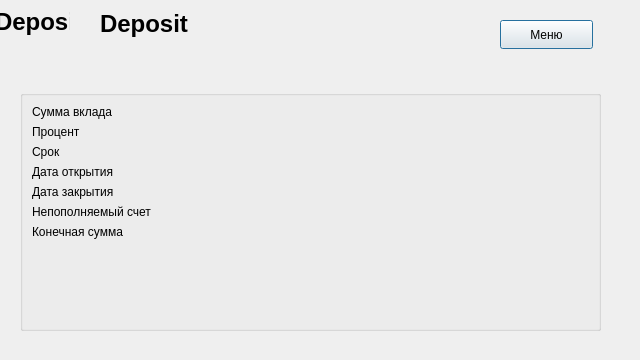
<?xml version="1.0" encoding="UTF-8"?>
<ui version="4.0">
 <class>Deposit</class>
 <widget class="QDialog" name="Deposit">
  <property name="geometry">
   <rect>
    <x>0</x>
    <y>0</y>
    <width>640</width>
    <height>360</height>
   </rect>
  </property>
  <property name="windowTitle">
   <string>Dialog</string>
  </property>
  <widget class="QPushButton" name="backButton">
   <property name="geometry">
    <rect>
     <x>500</x>
     <y>20</y>
     <width>93</width>
     <height>29</height>
    </rect>
   </property>
   <property name="text">
    <string>Меню</string>
   </property>
  </widget>
  <widget class="QLabel" name="logo">
   <property name="geometry">
    <rect>
     <x>-5</x>
     <y>5</y>
     <width>75</width>
     <height>75</height>
    </rect>
   </property>
   <property name="text">
    <string>&lt;html&gt;&lt;head/&gt;&lt;body&gt;&lt;p&gt;&lt;span style=&quot; font-size:xx-large; font-weight:700;&quot;&gt;Deposit&lt;/span&gt;&lt;/p&gt;&lt;p&gt;&lt;br/&gt;&lt;/p&gt;&lt;/body&gt;&lt;/html&gt;</string>
   </property>
  </widget>
  <widget class="QLabel" name="label_5">
   <property name="geometry">
    <rect>
     <x>100</x>
     <y>10</y>
     <width>190</width>
     <height>60</height>
    </rect>
   </property>
   <property name="text">
    <string>&lt;html&gt;&lt;head/&gt;&lt;body&gt;&lt;p&gt;&lt;span style=&quot; font-size:xx-large; font-weight:700;&quot;&gt;Deposit&lt;/span&gt;&lt;/p&gt;&lt;p&gt;&lt;br/&gt;&lt;/p&gt;&lt;/body&gt;&lt;/html&gt;</string>
   </property>
  </widget>
  <widget class="QGroupBox" name="groupBox_2">
   <property name="geometry">
    <rect>
     <x>20</x>
     <y>90</y>
     <width>581</width>
     <height>241</height>
    </rect>
   </property>
   <property name="title">
    <string/>
   </property>
   <layout class="QFormLayout" name="formLayout_3">
    <item row="0" column="0">
     <widget class="QLabel" name="label_4">
      <property name="text">
       <string>Сумма вклада</string>
      </property>
     </widget>
    </item>
    <item row="0" column="1">
     <widget class="QLabel" name="depositSumLabel">
      <property name="text">
       <string/>
      </property>
     </widget>
    </item>
    <item row="1" column="0">
     <widget class="QLabel" name="label_6">
      <property name="text">
       <string>Процент</string>
      </property>
     </widget>
    </item>
    <item row="1" column="1">
     <widget class="QLabel" name="depositRateLabel">
      <property name="text">
       <string/>
      </property>
     </widget>
    </item>
    <item row="2" column="0">
     <widget class="QLabel" name="label_7">
      <property name="text">
       <string>Срок</string>
      </property>
     </widget>
    </item>
    <item row="2" column="1">
     <widget class="QLabel" name="depositTermLabel">
      <property name="text">
       <string/>
      </property>
     </widget>
    </item>
    <item row="3" column="0">
     <widget class="QLabel" name="label_8">
      <property name="text">
       <string>Дата открытия</string>
      </property>
     </widget>
    </item>
    <item row="3" column="1">
     <widget class="QLabel" name="depositStartLabel">
      <property name="text">
       <string/>
      </property>
     </widget>
    </item>
    <item row="4" column="0">
     <widget class="QLabel" name="label_9">
      <property name="text">
       <string>Дата закрытия</string>
      </property>
     </widget>
    </item>
    <item row="4" column="1">
     <widget class="QLabel" name="depositEndLabel">
      <property name="text">
       <string/>
      </property>
     </widget>
    </item>
    <item row="5" column="0">
     <widget class="QLabel" name="label">
      <property name="text">
       <string>Непополняемый счет</string>
      </property>
     </widget>
    </item>
    <item row="5" column="1">
     <widget class="QLabel" name="depositCheckLabel">
      <property name="text">
       <string/>
      </property>
     </widget>
    </item>
    <item row="6" column="0">
     <widget class="QLabel" name="label_2">
      <property name="text">
       <string>Конечная сумма</string>
      </property>
     </widget>
    </item>
    <item row="6" column="1">
     <widget class="QLabel" name="depositTotalSum">
      <property name="text">
       <string/>
      </property>
     </widget>
    </item>
   </layout>
  </widget>
 </widget>
 <resources/>
 <connections/>
</ui>
